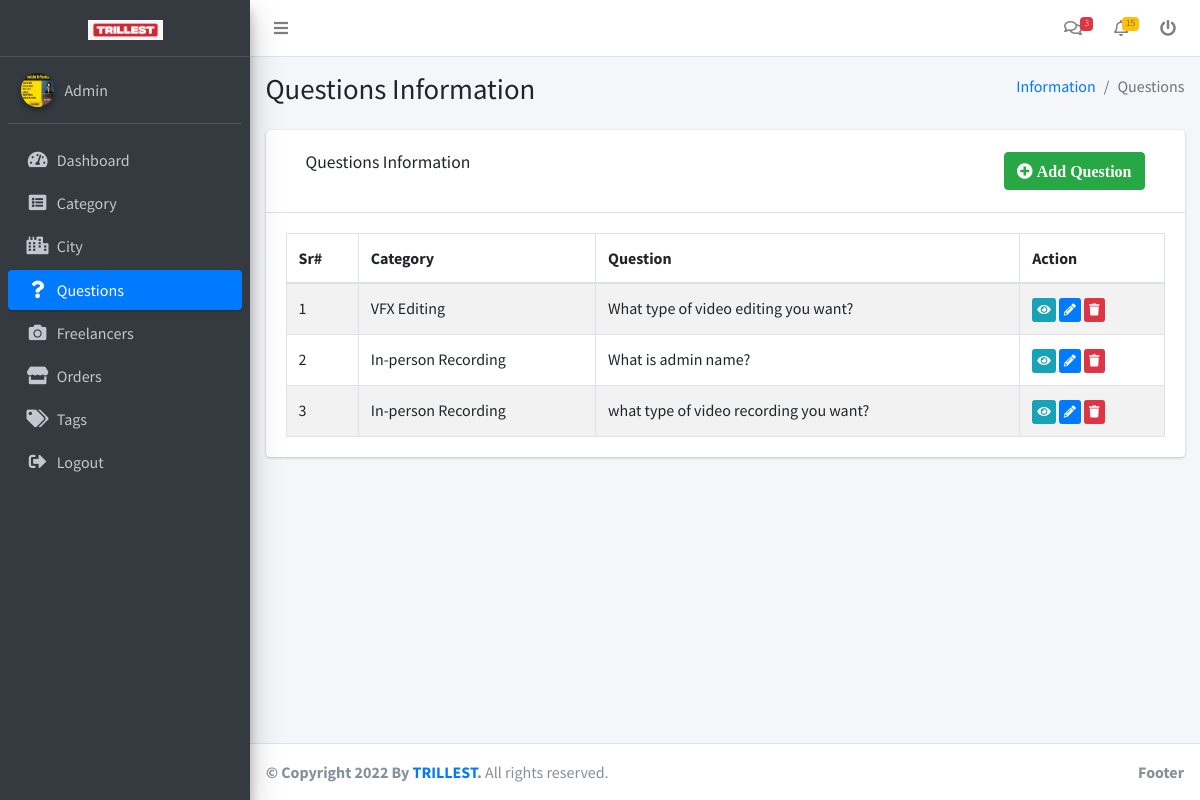
The page /admin/questions.php (signed in) on the database its author committed.
### tables this page shows
CREATE TABLE `questions` (
  `id` int(11) NOT NULL,
  `cat_id` int(11) NOT NULL,
  `question` varchar(255) NOT NULL
);

CREATE TABLE `category` (
  `id` int(11) NOT NULL,
  `name` varchar(255) NOT NULL
);

### admin/questions.php (the view, shortened to what this page needs)
<?php
include 'others/dbconn.php';
 ?>
<?php include 'others/header.php'; ?>
<?php include 'others/sidebar.php'; ?>
  <div class="content-wrapper">
    <section class="content-header">
      <div class="container-fluid">
        <div class="row mb-2">
          <div class="col-sm-6">
            <h1>Questions Information</h1>
          </div>
          <div class="col-sm-6">
            <ol class="breadcrumb float-sm-right">
              <li class="breadcrumb-item"><a href="#">Information</a></li>
              <li class="breadcrumb-item active">Questions</li>
            </ol>
          </div>
        </div>
      </div>
    </section>
    <section class="content">
      <div class="container-fluid">
        <div class="row">
          <div class="col-12">
            <div class="card">
              <div class="card-header">
                <div class="row" style="padding: 10px 20px;">
                    <div class="col-md-6 col-sm-6 col-6">
                      <h3 class="card-title">Questions Information</h3>
                    </div>
                    <div class="col-md-6 col-md-6 col-sm-6 col-6" style="text-align: right;">
                      <button type="button" class="btn btn-success " data-toggle="modal" data-target="#add"><i class="fa fa-plus-circle"> Add Question</i>
                      </button>
                  </div>
                </div>
              </div>
              <div class="card-body">
                <table id="example1" class="table table-bordered table-striped">
                  <thead>
                  <tr>
                    <th>Sr#</th>
                    <th>Category</th>
                    <th>Question</th>
                    <th>Action</th>
                  </tr>
                  </thead>
                  <tbody>
                    <?php
                    $k=0;
                   $sql1 = "SELECT * FROM questions";
                    $result1 = $conn->query($sql1);
                   if ($result1->num_rows > 0) {
                     while($row = $result1->fetch_assoc()) {
                    ?>
                  <tr id="<?php echo $row['id'];?>">
                    <td><?php echo ++$k; ?></td>
                    <td data-target="cname"><?php
                    $cid= $row['cat_id'];
                   $sql2 = "SELECT * FROM category WHERE id='$cid'";
                    $result2 = $conn->query($sql2);
                    $row2 = $result2->fetch_assoc();
                    echo $row2['name'];
                  ?></td>
                    <td data-target="question"><?php echo $row['question']; ?></td>
                    <td>
                      <a class="btn btn-info btn-xs" href="options.php?quid=<?php echo $row["id"];?>"><i class="fa fa-eye"></i></a>
                      <a class="btn btn-primary btn-xs" data-toggle="modal" data-target="#edit" data-role="edit" data-id="<?php echo $row["id"];?>" title="Edit"><i class="fa fa-pencil-alt"></i></a> <a  class="btn btn-danger btn-xs" data-toggle="modal" data-target="#delete" data-role="delete" data-id="<?php echo $row["id"];?>" title="Delete" ><i class="fa fa-trash"></i></a>
                    </td>
                  </tr>
                   <?php } } else { ?>
                    <tr>
                      <th colspan="6">No Record Exists!!!!</th>
                    </tr>
                     <?php } ?>
                  </tbody>
                </table>
              </div>
            </div>
          </div>
        </div>
      </div>
    </section>
  </div>
  <?php include 'others/footer.php'; ?>

### admin/others/sidebar.php
<aside class="main-sidebar sidebar-dark-primary elevation-4">
  <a href="dashboard.php" class="brand-link" style="text-align: center;">
    <img src="img/logo2.jpeg" alt="AdminLTE Logo" width="75" class="img-fluid">
  </a>
  <div class="sidebar">
    <div class="user-panel mt-3 pb-3 mb-3 d-flex">
      <div class="image">
        <?php
    $sql = "SELECT * FROM admin";
    $result = $conn->query($sql);
    $row = $result->fetch_assoc();
   ?>
        <img src="<?php if($row['profile_image']!=''){echo $row['profile_image'];} else{
              echo "img/avatar.png";
             } ?>" class="img-circle elevation-2" alt="User Image">
      </div>
      <div class="info">
        <a href="profile.php" class="d-block">Admin</a>
      </div>
    </div>
    <nav class="mt-2">
      <ul class="nav nav-pills nav-sidebar flex-column" data-widget="treeview" role="menu" data-accordion="false">
        <li class="nav-item">
          <a href="dashboard.php" class="nav-link">
            <i class="nav-icon fas fa-tachometer-alt"></i>
            <p>
              Dashboard
            </p>
          </a>
        </li>
        <li class="nav-item">
          <a href="category.php" class="nav-link">
            <i class="nav-icon fas fa-list-alt"></i>
            <p>
              Category
            </p>
          </a>
        </li>
         <li class="nav-item">
          <a href="city.php" class="nav-link">
            <i class="nav-icon fas fa-city"></i>
            <p>
              City
            </p>
          </a>
        </li>
        <li class="nav-item">
          <a href="questions.php" class="nav-link">
            <i class="nav-icon fas fa-question"></i>
            <p>
              Questions
            </p>
          </a>
        </li>
      <li class="nav-item">
          <a href="freelancer.php" class="nav-link">
            <i class="nav-icon fas fa-camera"></i>
            <p>
              Freelancers
            </p>
          </a>
        </li>
        <li class="nav-item">
          <a href="orders.php" class="nav-link">
            <i class="nav-icon fas fa-store"></i>
            <p>
              Orders
            </p>
          </a>
        </li>
        <li class="nav-item">
          <a href="tags.php" class="nav-link">
            <i class="nav-icon fas fa-tags"></i>
            <p>
              Tags
            </p>
          </a>
        </li>
        <li class="nav-item">
          <a href="logout.php" class="nav-link">
            <i class="nav-icon fas fa-sign-out-alt"></i>
            <p>
              Logout
            </p>
          </a>
        </li>
      </ul>
    </nav>
  </div>
</aside>

### rows shown on the page
questions: cat.name "VFX Editing", question "What type of video editing you want?"
questions: cat.name "In-person Recording", question "What is admin name?"
questions: cat.name "In-person Recording", question "what type of video recording you want?"
